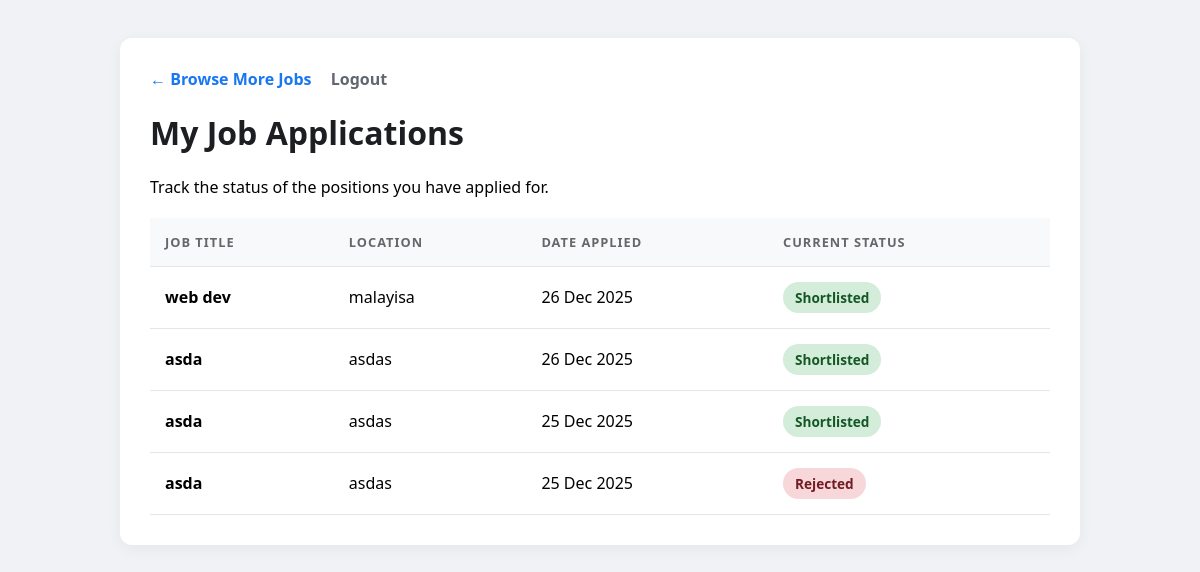
The app's page /my_applications.php (signed in) with its own data.
### tables this page shows
CREATE TABLE `applications` (
  `id` bigint UNSIGNED NOT NULL,
  `job_id` bigint UNSIGNED NOT NULL,
  `user_id` bigint UNSIGNED NOT NULL,
  `resume_path` varchar(255) NOT NULL,
  `cover_letter` text,
  `status` enum('pending','shortlisted','rejected','hired') DEFAULT 'pending',
  `created_at` timestamp NULL DEFAULT NULL,
  `updated_at` timestamp NULL DEFAULT NULL
);

CREATE TABLE `jobs` (
  `id` bigint UNSIGNED NOT NULL,
  `user_id` bigint UNSIGNED NOT NULL,
  `title` varchar(255) NOT NULL,
  `description` text NOT NULL,
  `location` varchar(255) NOT NULL,
  `salary` varchar(100) DEFAULT NULL,
  `job_type` enum('Full-time','Part-time','Remote','Contract') DEFAULT 'Full-time',
  `status` enum('Open','Closed') DEFAULT 'Open',
  `created_at` timestamp NULL DEFAULT CURRENT_TIMESTAMP,
  `updated_at` timestamp NULL DEFAULT NULL
);

### my_applications.php (the view, shortened to what this page needs)
<?php
include('config.php');
$candidate_id = $_SESSION['user_id'];
$sql = "SELECT
            applications.status as app_status,
            applications.created_at as applied_date,
            jobs.title as job_title,
            jobs.location as job_location
        FROM applications
        JOIN jobs ON applications.job_id = jobs.id
        WHERE applications.user_id = '$candidate_id'
        ORDER BY applications.created_at DESC";
$result = $conn->query($sql);
?>
<!DOCTYPE html>
<html>
<head>
</head>
<body>
<div class="container">
    <div class="nav-links">
        <a href="candidate_dashboard.php">← Browse More Jobs</a>
        <a href="logout.php" style="color: #606770;">Logout</a>
    </div>
    <h1>My Job Applications</h1>
    <p>Track the status of the positions you have applied for.</p>
    <table>
        <thead>
            <tr>
                <th>Job Title</th>
                <th>Location</th>
                <th>Date Applied</th>
                <th>Current Status</th>
            </tr>
        </thead>
        <tbody>
            <?php
            if ($result->num_rows > 0) {
                while($row = $result->fetch_assoc()) {
                    $status = $row['app_status'];
                    echo "<tr>";
                    echo "<td><strong>" . htmlspecialchars($row['job_title']) . "</strong></td>";
                    echo "<td>" . htmlspecialchars($row['job_location']) . "</td>";
                    echo "<td>" . date('d M Y', strtotime($row['applied_date'])) . "</td>";
                    echo "<td><span class='badge $status'>" . ucfirst($status) . "</span></td>";
                    echo "</tr>";
                }
            } else {
                echo "<tr><td colspan='4' style='text-align:center; padding: 40px; color: #65676b;'>You haven't applied for any jobs yet.</td></tr>";
            }
            ?>
        </tbody>
    </table>
</div>
</body>
</html>

### my_applications.php (style rules this page uses)
body { font-family: 'Segoe UI', Tahoma, Geneva, Verdana, sans-serif; background: #f0f2f5; padding: 30px; }
.container { max-width: 900px; margin: auto; background: white; padding: 30px; border-radius: 12px; box-shadow: 0 4px 15px rgba(0,0,0,0.05); }
h1 { color: #1c1e21; }
table { width: 100%; border-collapse: collapse; margin-top: 20px; }
th, td { padding: 15px; border-bottom: 1px solid #e4e6eb; text-align: left; }
th { background: #f8f9fa; color: #65676b; text-transform: uppercase; font-size: 0.8rem; letter-spacing: 1px; }
.badge { padding: 6px 12px; border-radius: 20px; font-size: 0.85rem; font-weight: 600; display: inline-block; }
.shortlisted { background: #d4edda; color: #155724; }
.rejected { background: #f8d7da; color: #721c24; }
.nav-links { margin-bottom: 20px; }
.nav-links a { text-decoration: none; color: #1877f2; font-weight: bold; margin-right: 15px; }

### records on screen
applications: job.title "web dev", job.location "malayisa", created_at "26 Dec 2025", status "Shortlisted"
applications: job.title "asda", job.location "asdas", created_at "26 Dec 2025", status "Shortlisted"
applications: job.title "asda", job.location "asdas", created_at "25 Dec 2025", status "Shortlisted"
applications: job.title "asda", job.location "asdas", created_at "25 Dec 2025", status "Rejected"
